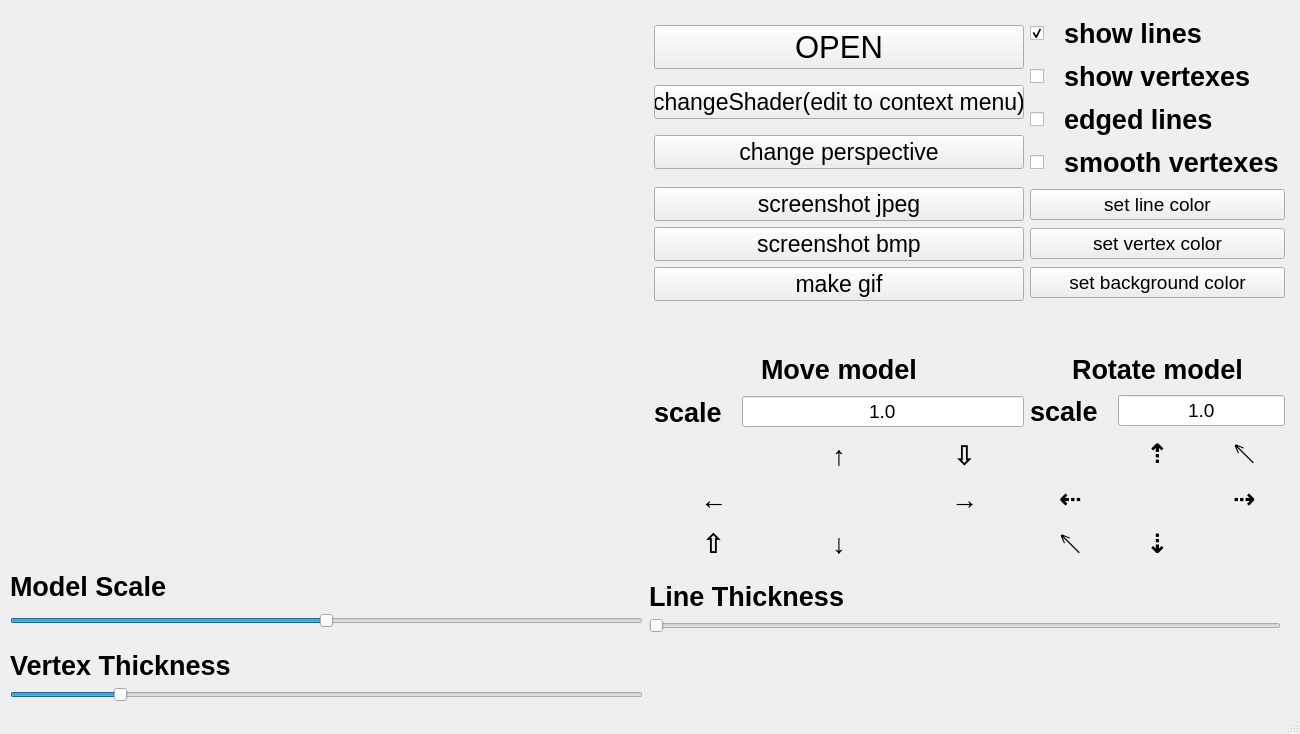
<?xml version="1.0" encoding="UTF-8"?>
<ui version="4.0">
 <class>MainWindow</class>
 <widget class="QMainWindow" name="MainWindow">
  <property name="geometry">
   <rect>
    <x>0</x>
    <y>0</y>
    <width>1300</width>
    <height>734</height>
   </rect>
  </property>
  <property name="sizePolicy">
   <sizepolicy hsizetype="Fixed" vsizetype="Fixed">
    <horstretch>0</horstretch>
    <verstretch>0</verstretch>
   </sizepolicy>
  </property>
  <property name="minimumSize">
   <size>
    <width>1300</width>
    <height>734</height>
   </size>
  </property>
  <property name="maximumSize">
   <size>
    <width>1300</width>
    <height>734</height>
   </size>
  </property>
  <property name="font">
   <font>
    <pointsize>20</pointsize>
    <bold>true</bold>
   </font>
  </property>
  <property name="windowTitle">
   <string>MainWindow</string>
  </property>
  <widget class="QWidget" name="centralwidget">
   <property name="sizePolicy">
    <sizepolicy hsizetype="Preferred" vsizetype="Preferred">
     <horstretch>0</horstretch>
     <verstretch>0</verstretch>
    </sizepolicy>
   </property>
   <property name="minimumSize">
    <size>
     <width>1300</width>
     <height>706</height>
    </size>
   </property>
   <property name="maximumSize">
    <size>
     <width>1800</width>
     <height>740</height>
    </size>
   </property>
   <widget class="QWidget" name="verticalLayoutWidget">
    <property name="geometry">
     <rect>
      <x>10</x>
      <y>60</y>
      <width>631</width>
      <height>501</height>
     </rect>
    </property>
    <layout class="QVBoxLayout" name="viewer_layout">
     <property name="sizeConstraint">
      <enum>QLayout::SetNoConstraint</enum>
     </property>
    </layout>
   </widget>
   <widget class="QLabel" name="model_name">
    <property name="geometry">
     <rect>
      <x>10</x>
      <y>10</y>
      <width>631</width>
      <height>41</height>
     </rect>
    </property>
    <property name="font">
     <font>
      <pointsize>16</pointsize>
      <bold>true</bold>
     </font>
    </property>
    <property name="text">
     <string/>
    </property>
   </widget>
   <widget class="QWidget" name="layoutWidget">
    <property name="geometry">
     <rect>
      <x>10</x>
      <y>570</y>
      <width>1271</width>
      <height>132</height>
     </rect>
    </property>
    <layout class="QGridLayout" name="gridLayout_3">
     <item row="0" column="1">
      <layout class="QVBoxLayout" name="verticalLayout_7">
       <item>
        <widget class="QLabel" name="label">
         <property name="text">
          <string>Line Thickness</string>
         </property>
         <property name="alignment">
          <set>Qt::AlignBottom|Qt::AlignLeading|Qt::AlignLeft</set>
         </property>
        </widget>
       </item>
       <item>
        <widget class="QSlider" name="line_thicc">
         <property name="minimum">
          <number>1</number>
         </property>
         <property name="maximum">
          <number>25</number>
         </property>
         <property name="orientation">
          <enum>Qt::Horizontal</enum>
         </property>
        </widget>
       </item>
      </layout>
     </item>
     <item row="1" column="0">
      <layout class="QVBoxLayout" name="verticalLayout_6">
       <item>
        <widget class="QLabel" name="label_2">
         <property name="text">
          <string>Vertex Thickness</string>
         </property>
         <property name="alignment">
          <set>Qt::AlignBottom|Qt::AlignLeading|Qt::AlignLeft</set>
         </property>
        </widget>
       </item>
       <item>
        <widget class="QSlider" name="vertex_thicc">
         <property name="minimum">
          <number>1</number>
         </property>
         <property name="maximum">
          <number>25</number>
         </property>
         <property name="value">
          <number>5</number>
         </property>
         <property name="orientation">
          <enum>Qt::Horizontal</enum>
         </property>
        </widget>
       </item>
      </layout>
     </item>
     <item row="0" column="0">
      <layout class="QVBoxLayout" name="verticalLayout_5">
       <item>
        <layout class="QVBoxLayout" name="verticalLayout_8">
         <item>
          <widget class="QLabel" name="label_5">
           <property name="text">
            <string>Model Scale</string>
           </property>
           <property name="alignment">
            <set>Qt::AlignBottom|Qt::AlignLeading|Qt::AlignLeft</set>
           </property>
          </widget>
         </item>
         <item>
          <widget class="QSlider" name="scale_slider">
           <property name="enabled">
            <bool>true</bool>
           </property>
           <property name="minimumSize">
            <size>
             <width>0</width>
             <height>25</height>
            </size>
           </property>
           <property name="palette">
            <palette>
             <active>
              <colorrole role="Link">
               <brush brushstyle="SolidPattern">
                <color alpha="255">
                 <red>211</red>
                 <green>163</green>
                 <blue>0</blue>
                </color>
               </brush>
              </colorrole>
             </active>
             <inactive>
              <colorrole role="Link">
               <brush brushstyle="SolidPattern">
                <color alpha="255">
                 <red>0</red>
                 <green>0</green>
                 <blue>255</blue>
                </color>
               </brush>
              </colorrole>
             </inactive>
             <disabled>
              <colorrole role="Link">
               <brush brushstyle="SolidPattern">
                <color alpha="255">
                 <red>0</red>
                 <green>0</green>
                 <blue>255</blue>
                </color>
               </brush>
              </colorrole>
             </disabled>
            </palette>
           </property>
           <property name="font">
            <font>
             <pointsize>20</pointsize>
             <bold>true</bold>
             <kerning>true</kerning>
            </font>
           </property>
           <property name="mouseTracking">
            <bool>false</bool>
           </property>
           <property name="tabletTracking">
            <bool>false</bool>
           </property>
           <property name="acceptDrops">
            <bool>false</bool>
           </property>
           <property name="autoFillBackground">
            <bool>false</bool>
           </property>
           <property name="styleSheet">
            <string notr="true"/>
           </property>
           <property name="maximum">
            <number>200</number>
           </property>
           <property name="sliderPosition">
            <number>100</number>
           </property>
           <property name="orientation">
            <enum>Qt::Horizontal</enum>
           </property>
           <property name="invertedAppearance">
            <bool>false</bool>
           </property>
           <property name="invertedControls">
            <bool>false</bool>
           </property>
          </widget>
         </item>
        </layout>
       </item>
      </layout>
     </item>
    </layout>
   </widget>
   <widget class="QWidget" name="layoutWidget">
    <property name="geometry">
     <rect>
      <x>654</x>
      <y>15</y>
      <width>631</width>
      <height>551</height>
     </rect>
    </property>
    <layout class="QGridLayout" name="gridLayout_4">
     <item row="4" column="1">
      <layout class="QGridLayout" name="move_layout_3">
       <property name="bottomMargin">
        <number>0</number>
       </property>
       <property name="horizontalSpacing">
        <number>-1</number>
       </property>
       <property name="verticalSpacing">
        <number>0</number>
       </property>
       <item row="0" column="0" colspan="3">
        <layout class="QHBoxLayout" name="horizontalLayout_2">
         <property name="sizeConstraint">
          <enum>QLayout::SetDefaultConstraint</enum>
         </property>
         <property name="rightMargin">
          <number>0</number>
         </property>
         <property name="bottomMargin">
          <number>0</number>
         </property>
         <item>
          <widget class="QLabel" name="label_7">
           <property name="text">
            <string>scale</string>
           </property>
          </widget>
         </item>
         <item>
          <spacer name="verticalSpacer_4">
           <property name="orientation">
            <enum>Qt::Vertical</enum>
           </property>
           <property name="sizeHint" stdset="0">
            <size>
             <width>20</width>
             <height>40</height>
            </size>
           </property>
          </spacer>
         </item>
         <item>
          <widget class="QLineEdit" name="rotateBy">
           <property name="font">
            <font>
             <pointsize>14</pointsize>
             <bold>false</bold>
             <kerning>false</kerning>
            </font>
           </property>
           <property name="layoutDirection">
            <enum>Qt::LeftToRight</enum>
           </property>
           <property name="text">
            <string>1.0</string>
           </property>
           <property name="alignment">
            <set>Qt::AlignCenter</set>
           </property>
           <property name="dragEnabled">
            <bool>false</bool>
           </property>
           <property name="readOnly">
            <bool>false</bool>
           </property>
           <property name="clearButtonEnabled">
            <bool>false</bool>
           </property>
          </widget>
         </item>
        </layout>
       </item>
       <item row="5" column="0">
        <widget class="QPushButton" name="rzUp">
         <property name="minimumSize">
          <size>
           <width>0</width>
           <height>20</height>
          </size>
         </property>
         <property name="styleSheet">
          <string notr="true">margin: 5px;</string>
         </property>
         <property name="text">
          <string>↖</string>
         </property>
         <property name="flat">
          <bool>true</bool>
         </property>
        </widget>
       </item>
       <item row="3" column="0">
        <widget class="QPushButton" name="rLeft">
         <property name="minimumSize">
          <size>
           <width>0</width>
           <height>20</height>
          </size>
         </property>
         <property name="styleSheet">
          <string notr="true">margin: 5px;</string>
         </property>
         <property name="text">
          <string>⇠</string>
         </property>
         <property name="flat">
          <bool>true</bool>
         </property>
        </widget>
       </item>
       <item row="3" column="2">
        <widget class="QPushButton" name="rRight">
         <property name="minimumSize">
          <size>
           <width>0</width>
           <height>20</height>
          </size>
         </property>
         <property name="styleSheet">
          <string notr="true">margin: 5px;</string>
         </property>
         <property name="text">
          <string>⇢</string>
         </property>
         <property name="flat">
          <bool>true</bool>
         </property>
        </widget>
       </item>
       <item row="1" column="1">
        <widget class="QPushButton" name="rUp">
         <property name="minimumSize">
          <size>
           <width>0</width>
           <height>20</height>
          </size>
         </property>
         <property name="styleSheet">
          <string notr="true">margin: 5px;</string>
         </property>
         <property name="text">
          <string>⇡</string>
         </property>
         <property name="flat">
          <bool>true</bool>
         </property>
        </widget>
       </item>
       <item row="1" column="2">
        <widget class="QPushButton" name="rzDown">
         <property name="minimumSize">
          <size>
           <width>0</width>
           <height>20</height>
          </size>
         </property>
         <property name="styleSheet">
          <string notr="true">margin: 5px;</string>
         </property>
         <property name="text">
          <string>↖</string>
         </property>
         <property name="flat">
          <bool>true</bool>
         </property>
        </widget>
       </item>
       <item row="5" column="1">
        <widget class="QPushButton" name="rDown">
         <property name="minimumSize">
          <size>
           <width>0</width>
           <height>20</height>
          </size>
         </property>
         <property name="styleSheet">
          <string notr="true">margin: 5px;</string>
         </property>
         <property name="text">
          <string>⇣</string>
         </property>
         <property name="flat">
          <bool>true</bool>
         </property>
        </widget>
       </item>
      </layout>
     </item>
     <item row="3" column="1">
      <widget class="QLabel" name="label_4">
       <property name="layoutDirection">
        <enum>Qt::LeftToRight</enum>
       </property>
       <property name="autoFillBackground">
        <bool>false</bool>
       </property>
       <property name="text">
        <string>Rotate model</string>
       </property>
       <property name="alignment">
        <set>Qt::AlignHCenter|Qt::AlignTop</set>
       </property>
      </widget>
     </item>
     <item row="3" column="0">
      <widget class="QLabel" name="label_3">
       <property name="text">
        <string>Move model</string>
       </property>
       <property name="alignment">
        <set>Qt::AlignHCenter|Qt::AlignTop</set>
       </property>
      </widget>
     </item>
     <item row="0" column="1">
      <layout class="QVBoxLayout" name="verticalLayout">
       <item>
        <widget class="QCheckBox" name="show_lines">
         <property name="text">
          <string>  show lines</string>
         </property>
         <property name="checked">
          <bool>true</bool>
         </property>
        </widget>
       </item>
       <item>
        <widget class="QCheckBox" name="show_vertexes">
         <property name="text">
          <string>  show vertexes</string>
         </property>
        </widget>
       </item>
       <item>
        <widget class="QCheckBox" name="broken_lines">
         <property name="text">
          <string>  edged lines</string>
         </property>
        </widget>
       </item>
       <item>
        <widget class="QCheckBox" name="smooth_vertexes">
         <property name="text">
          <string>  smooth vertexes</string>
         </property>
        </widget>
       </item>
      </layout>
     </item>
     <item row="2" column="0">
      <spacer name="verticalSpacer">
       <property name="orientation">
        <enum>Qt::Vertical</enum>
       </property>
       <property name="sizeHint" stdset="0">
        <size>
         <width>20</width>
         <height>40</height>
        </size>
       </property>
      </spacer>
     </item>
     <item row="4" column="0">
      <layout class="QGridLayout" name="move_layout">
       <property name="topMargin">
        <number>0</number>
       </property>
       <property name="horizontalSpacing">
        <number>-1</number>
       </property>
       <property name="verticalSpacing">
        <number>0</number>
       </property>
       <item row="0" column="0" colspan="3">
        <layout class="QHBoxLayout" name="horizontalLayout">
         <item>
          <widget class="QLabel" name="label_6">
           <property name="text">
            <string>scale</string>
           </property>
          </widget>
         </item>
         <item>
          <spacer name="verticalSpacer_3">
           <property name="orientation">
            <enum>Qt::Vertical</enum>
           </property>
           <property name="sizeHint" stdset="0">
            <size>
             <width>20</width>
             <height>40</height>
            </size>
           </property>
          </spacer>
         </item>
         <item>
          <widget class="QLineEdit" name="translateBy">
           <property name="font">
            <font>
             <pointsize>14</pointsize>
             <bold>false</bold>
             <kerning>false</kerning>
            </font>
           </property>
           <property name="layoutDirection">
            <enum>Qt::LeftToRight</enum>
           </property>
           <property name="text">
            <string>1.0</string>
           </property>
           <property name="alignment">
            <set>Qt::AlignCenter</set>
           </property>
          </widget>
         </item>
        </layout>
       </item>
       <item row="4" column="0">
        <widget class="QPushButton" name="mForward">
         <property name="minimumSize">
          <size>
           <width>0</width>
           <height>20</height>
          </size>
         </property>
         <property name="styleSheet">
          <string notr="true">margin: 5px;</string>
         </property>
         <property name="text">
          <string>⇧</string>
         </property>
         <property name="autoDefault">
          <bool>false</bool>
         </property>
         <property name="default">
          <bool>false</bool>
         </property>
         <property name="flat">
          <bool>true</bool>
         </property>
        </widget>
       </item>
       <item row="3" column="0">
        <widget class="QPushButton" name="mLeft">
         <property name="minimumSize">
          <size>
           <width>0</width>
           <height>20</height>
          </size>
         </property>
         <property name="styleSheet">
          <string notr="true">margin: 5px;</string>
         </property>
         <property name="text">
          <string>←</string>
         </property>
         <property name="autoDefault">
          <bool>false</bool>
         </property>
         <property name="default">
          <bool>false</bool>
         </property>
         <property name="flat">
          <bool>true</bool>
         </property>
        </widget>
       </item>
       <item row="3" column="2">
        <widget class="QPushButton" name="mRight">
         <property name="minimumSize">
          <size>
           <width>0</width>
           <height>20</height>
          </size>
         </property>
         <property name="styleSheet">
          <string notr="true">margin: 5px;</string>
         </property>
         <property name="text">
          <string>→</string>
         </property>
         <property name="autoDefault">
          <bool>false</bool>
         </property>
         <property name="default">
          <bool>false</bool>
         </property>
         <property name="flat">
          <bool>true</bool>
         </property>
        </widget>
       </item>
       <item row="4" column="1">
        <widget class="QPushButton" name="mDown">
         <property name="minimumSize">
          <size>
           <width>0</width>
           <height>20</height>
          </size>
         </property>
         <property name="styleSheet">
          <string notr="true">margin: 5px;</string>
         </property>
         <property name="text">
          <string>↓</string>
         </property>
         <property name="autoDefault">
          <bool>false</bool>
         </property>
         <property name="default">
          <bool>false</bool>
         </property>
         <property name="flat">
          <bool>true</bool>
         </property>
        </widget>
       </item>
       <item row="2" column="2">
        <widget class="QPushButton" name="mBackward">
         <property name="minimumSize">
          <size>
           <width>0</width>
           <height>20</height>
          </size>
         </property>
         <property name="styleSheet">
          <string notr="true">margin: 5px;</string>
         </property>
         <property name="text">
          <string>⇩</string>
         </property>
         <property name="autoDefault">
          <bool>false</bool>
         </property>
         <property name="default">
          <bool>false</bool>
         </property>
         <property name="flat">
          <bool>true</bool>
         </property>
        </widget>
       </item>
       <item row="2" column="1">
        <widget class="QPushButton" name="mUp">
         <property name="minimumSize">
          <size>
           <width>0</width>
           <height>20</height>
          </size>
         </property>
         <property name="styleSheet">
          <string notr="true">margin: 5px;</string>
         </property>
         <property name="text">
          <string>↑</string>
         </property>
         <property name="autoDefault">
          <bool>false</bool>
         </property>
         <property name="default">
          <bool>false</bool>
         </property>
         <property name="flat">
          <bool>true</bool>
         </property>
        </widget>
       </item>
      </layout>
     </item>
     <item row="0" column="0">
      <layout class="QVBoxLayout" name="verticalLayout_4">
       <item>
        <widget class="QPushButton" name="Browse">
         <property name="font">
          <font>
           <pointsize>23</pointsize>
           <bold>false</bold>
          </font>
         </property>
         <property name="styleSheet">
          <string notr="true"/>
         </property>
         <property name="text">
          <string>OPEN</string>
         </property>
        </widget>
       </item>
       <item>
        <widget class="QPushButton" name="changeShader">
         <property name="font">
          <font>
           <pointsize>17</pointsize>
           <bold>false</bold>
          </font>
         </property>
         <property name="styleSheet">
          <string notr="true"/>
         </property>
         <property name="text">
          <string>changeShader(edit to context menu)</string>
         </property>
        </widget>
       </item>
       <item>
        <widget class="QPushButton" name="changePerspective">
         <property name="font">
          <font>
           <pointsize>17</pointsize>
           <bold>false</bold>
          </font>
         </property>
         <property name="styleSheet">
          <string notr="true"/>
         </property>
         <property name="text">
          <string>change perspective</string>
         </property>
        </widget>
       </item>
      </layout>
     </item>
     <item row="1" column="1">
      <layout class="QVBoxLayout" name="verticalLayout_2">
       <property name="spacing">
        <number>-1</number>
       </property>
       <item>
        <widget class="QPushButton" name="line_color">
         <property name="font">
          <font>
           <pointsize>14</pointsize>
           <bold>false</bold>
          </font>
         </property>
         <property name="styleSheet">
          <string notr="true"/>
         </property>
         <property name="text">
          <string>set line color</string>
         </property>
        </widget>
       </item>
       <item>
        <widget class="QPushButton" name="vertex_color">
         <property name="font">
          <font>
           <pointsize>14</pointsize>
           <bold>false</bold>
          </font>
         </property>
         <property name="styleSheet">
          <string notr="true"/>
         </property>
         <property name="text">
          <string>set vertex color</string>
         </property>
        </widget>
       </item>
       <item>
        <widget class="QPushButton" name="background_color">
         <property name="font">
          <font>
           <pointsize>14</pointsize>
           <bold>false</bold>
          </font>
         </property>
         <property name="styleSheet">
          <string notr="true"/>
         </property>
         <property name="text">
          <string>set background color</string>
         </property>
        </widget>
       </item>
      </layout>
     </item>
     <item row="1" column="0">
      <layout class="QVBoxLayout" name="verticalLayout_3">
       <item>
        <widget class="QPushButton" name="takeJpeg">
         <property name="font">
          <font>
           <pointsize>17</pointsize>
           <bold>false</bold>
          </font>
         </property>
         <property name="styleSheet">
          <string notr="true"/>
         </property>
         <property name="text">
          <string>screenshot jpeg</string>
         </property>
        </widget>
       </item>
       <item>
        <widget class="QPushButton" name="takeBmp">
         <property name="font">
          <font>
           <pointsize>17</pointsize>
           <bold>false</bold>
          </font>
         </property>
         <property name="styleSheet">
          <string notr="true"/>
         </property>
         <property name="text">
          <string>screenshot bmp</string>
         </property>
        </widget>
       </item>
       <item>
        <widget class="QPushButton" name="gif">
         <property name="font">
          <font>
           <pointsize>17</pointsize>
           <bold>false</bold>
          </font>
         </property>
         <property name="styleSheet">
          <string notr="true"/>
         </property>
         <property name="text">
          <string>make gif</string>
         </property>
        </widget>
       </item>
      </layout>
     </item>
    </layout>
   </widget>
  </widget>
  <widget class="QStatusBar" name="statusbar"/>
 </widget>
 <resources/>
 <connections/>
</ui>
